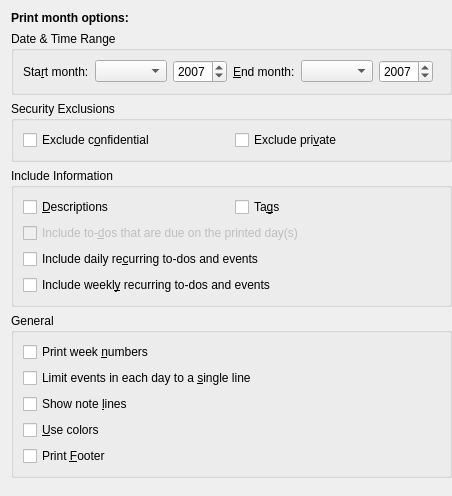
<?xml version="1.0" encoding="UTF-8"?>
<ui version="4.0">
 <author>Reinhold Kainhofer &lt;reinhold@kainhofer.com&gt;</author>
 <comment>Configuration page for the print month mode.</comment>
 <class>CalPrintMonthConfig_Base</class>
 <widget class="QWidget" name="CalPrintMonthConfig_Base">
  <layout class="QVBoxLayout">
   <property name="rightMargin">
    <number>0</number>
   </property>
   <item>
    <widget class="QLabel" name="label">
     <property name="text">
      <string>&lt;html&gt;&lt;head&gt;&lt;meta name=&quot;qrichtext&quot; content=&quot;1&quot; /&gt;&lt;style type=&quot;text/css&quot;&gt;
p, li { white-space: pre-wrap; }
&lt;/style&gt;&lt;/head&gt;&lt;body style=&quot; font-family:'Sans Serif'; font-size:9pt; font-weight:400; font-style:normal;&quot;&gt;
&lt;p style=&quot; margin-top:0px; margin-bottom:0px; margin-left:0px; margin-right:0px; -qt-block-indent:0; text-indent:0px;&quot;&gt;&lt;span style=&quot; font-weight:600;&quot;&gt;Print month options:&lt;/span&gt;&lt;/p&gt;&lt;/body&gt;&lt;/html&gt;</string>
     </property>
    </widget>
   </item>
   <item>
    <widget class="QGroupBox" name="mDateRangeGroup">
     <property name="title">
      <string>Date &amp;&amp; Time Range</string>
     </property>
     <layout class="QHBoxLayout">
      <item>
       <widget class="QLabel" name="mFromDateLabel">
        <property name="whatsThis">
         <string>When you want to print more months at once, you can define a month range. This option defines the first month to be printed. Use the option &lt;i&gt;End month&lt;/i&gt; to define the last month in this range.</string>
        </property>
        <property name="text">
         <string>Sta&amp;rt month:</string>
        </property>
        <property name="buddy">
         <cstring>mToMonth</cstring>
        </property>
       </widget>
      </item>
      <item>
       <widget class="QComboBox" name="mFromMonth">
        <property name="toolTip">
         <string>Starting month for printing</string>
        </property>
        <property name="whatsThis">
         <string>When you want to print more months at once, you can define a month range. This option defines the first month to be printed. Use the option &lt;i&gt;End month&lt;/i&gt; to define the last month in this range.</string>
        </property>
       </widget>
      </item>
      <item>
       <widget class="QSpinBox" name="mFromYear">
        <property name="toolTip">
         <string>Starting year for printing</string>
        </property>
        <property name="whatsThis">
         <string>When you want to print more years at once, you can define a year range. This option defines the first year to be printed. Use the option &lt;i&gt;End year&lt;/i&gt; to define the last year in this range.</string>
        </property>
        <property name="maximum">
         <number>3000</number>
        </property>
        <property name="value">
         <number>2007</number>
        </property>
       </widget>
      </item>
      <item>
       <widget class="QLabel" name="mToDateLabel">
        <property name="whatsThis">
         <string>When you want to print more months at once, you can define a month range. This option defines the last month to be printed. Use the option &lt;i&gt;Start month&lt;/i&gt; to define the first month in this range.</string>
        </property>
        <property name="text">
         <string>&amp;End month:</string>
        </property>
        <property name="buddy">
         <cstring>mToMonth</cstring>
        </property>
       </widget>
      </item>
      <item>
       <widget class="QComboBox" name="mToMonth">
        <property name="toolTip">
         <string>Ending month for the print</string>
        </property>
        <property name="whatsThis">
         <string>When you want to print more months at once, you can define a month range. This option defines the last month to be printed. Use the option &lt;i&gt;Start month&lt;/i&gt; to define the first month in this range.</string>
        </property>
       </widget>
      </item>
      <item>
       <widget class="QSpinBox" name="mToYear">
        <property name="toolTip">
         <string>Ending year for the print</string>
        </property>
        <property name="whatsThis">
         <string>When you want to print more years at once, you can define a year range. This option defines the last year to be printed. Use the option &lt;i&gt;Start year&lt;/i&gt; to define the first year in this range.</string>
        </property>
        <property name="maximum">
         <number>3000</number>
        </property>
        <property name="value">
         <number>2007</number>
        </property>
       </widget>
      </item>
      <item>
       <spacer>
        <property name="orientation">
         <enum>Qt::Horizontal</enum>
        </property>
       </spacer>
      </item>
     </layout>
    </widget>
   </item>
   <item>
    <widget class="QGroupBox" name="mSecurity">
     <property name="title">
      <string>Security Exclusions</string>
     </property>
     <layout class="QHBoxLayout" name="horizontalLayout">
      <item>
       <widget class="QCheckBox" name="mExcludeConfidential">
        <property name="toolTip">
         <string>Check this option to exclude items that have their Access level set to &#8220;Confidential&#8221;</string>
        </property>
        <property name="text">
         <string>Exclude c&amp;onfidential</string>
        </property>
       </widget>
      </item>
      <item>
       <widget class="QCheckBox" name="mExcludePrivate">
        <property name="toolTip">
         <string>Check this option to exclude items that have their Access level set to &#8220;Private&#8221;</string>
        </property>
        <property name="text">
         <string>Exclude pri&amp;vate</string>
        </property>
       </widget>
      </item>
     </layout>
    </widget>
   </item>
   <item>
    <widget class="QGroupBox" name="mIncludeInfoGroup">
     <property name="title">
      <string>Include Information</string>
     </property>
     <layout class="QGridLayout" name="includeInfoLayout">
      <item row="0" column="0">
       <widget class="QCheckBox" name="mIncludeDescription">
        <property name="toolTip">
         <string>Print item descriptions</string>
        </property>
        <property name="whatsThis">
         <string>Check this option if you want to see the item descriptions printed.</string>
        </property>
        <property name="text">
         <string>&amp;Descriptions</string>
        </property>
       </widget>
      </item>
      <item row="0" column="1">
       <widget class="QCheckBox" name="mIncludeCategories">
        <property name="toolTip">
         <string>Print item tags</string>
        </property>
        <property name="whatsThis">
         <string>Check this option if you want to see the item tags printed.</string>
        </property>
        <property name="text">
         <string>Ta&amp;gs</string>
        </property>
       </widget>
      </item>
      <item row="1" column="0" colspan="2">
       <widget class="QCheckBox" name="mIncludeTodos">
        <property name="enabled">
         <bool>false</bool>
        </property>
        <property name="toolTip">
         <string>Print to-dos due within the specified date range</string>
        </property>
        <property name="whatsThis">
         <string>You should check this option if you want to print to-dos which are due on one of the dates which are in the supplied date range.</string>
        </property>
        <property name="text">
         <string>Include to-&amp;dos that are due on the printed day(s)</string>
        </property>
       </widget>
      </item>
      <item row="2" column="0" colspan="2">
       <widget class="QCheckBox" name="mRecurDaily">
        <property name="toolTip">
         <string>Print daily recurring items</string>
        </property>
        <property name="whatsThis">
         <string>With this option it is possible to leave out the daily recurring to-dos and events in the print. They take a lot of space and make the month view needlessly complicated.</string>
        </property>
        <property name="text">
         <string>Include daily re&amp;curring to-dos and events</string>
        </property>
       </widget>
      </item>
      <item  row="3" column="0" colspan="2">
       <widget class="QCheckBox" name="mRecurWeekly">
        <property name="toolTip">
         <string>Print weekly recurring items</string>
        </property>
        <property name="whatsThis">
         <string>Similar to &quot;Print daily recurring to-dos and events&quot;. Weekly to-dos and events will be omitted when making a print of the selected month.</string>
        </property>
        <property name="text">
         <string>Include weekl&amp;y recurring to-dos and events</string>
        </property>
       </widget>
      </item>
     </layout>
    </widget>
   </item>
   <item>
    <widget class="QGroupBox" name="mGeneralGroup">
     <property name="title">
      <string comment="@title general print settings">General</string>
     </property>
     <layout class="QVBoxLayout" name="verticalLayout">
      <item>
       <widget class="QCheckBox" name="mWeekNumbers">
        <property name="toolTip">
         <string>Print week numbers</string>
        </property>
        <property name="whatsThis">
         <string>Enable this to print week numbers at the left of each row.</string>
        </property>
        <property name="text">
         <string>Print week &amp;numbers</string>
        </property>
       </widget>
      </item>
      <item>
       <widget class="QCheckBox" name="mSingleLineLimit">
        <property name="toolTip">
         <string>Print items on one line</string>
        </property>
        <property name="whatsThis">
         <string>Check this option to limit events to a single line, truncating as necessary to save space.</string>
        </property>
        <property name="text">
         <string>Limit events in each day to a &amp;single line</string>
        </property>
       </widget>
      </item>
      <item>
       <widget class="QCheckBox" name="mShowNoteLines">
        <property name="toolTip">
         <string>Check this option to draw note lines in empty areas.</string>
        </property>
        <property name="text">
         <string>Show note &amp;lines</string>
        </property>
       </widget>
      </item>
      <item>
       <widget class="QCheckBox" name="mColors">
        <property name="toolTip">
         <string>Print in color</string>
        </property>
        <property name="whatsThis">
         <string>If you want to use colors to distinguish certain tags in the printed output, check this option.</string>
        </property>
        <property name="text">
         <string>&amp;Use colors</string>
        </property>
       </widget>
      </item>
      <item>
       <widget class="QCheckBox" name="mPrintFooter">
        <property name="toolTip">
         <string>Print a datetime footer on each page</string>
        </property>
        <property name="whatsThis">
         <string>Check this box if you want to print a small footer on each page that contains the date of the print.</string>
        </property>
        <property name="text">
         <string>Print &amp;Footer</string>
        </property>
       </widget>
      </item>
     </layout>
    </widget>
   </item>
   <item>
    <spacer name="verticalSpacer">
     <property name="orientation">
      <enum>Qt::Vertical</enum>
     </property>
    </spacer>
   </item>
  </layout>
 </widget>
 <resources/>
 <connections/>
</ui>
